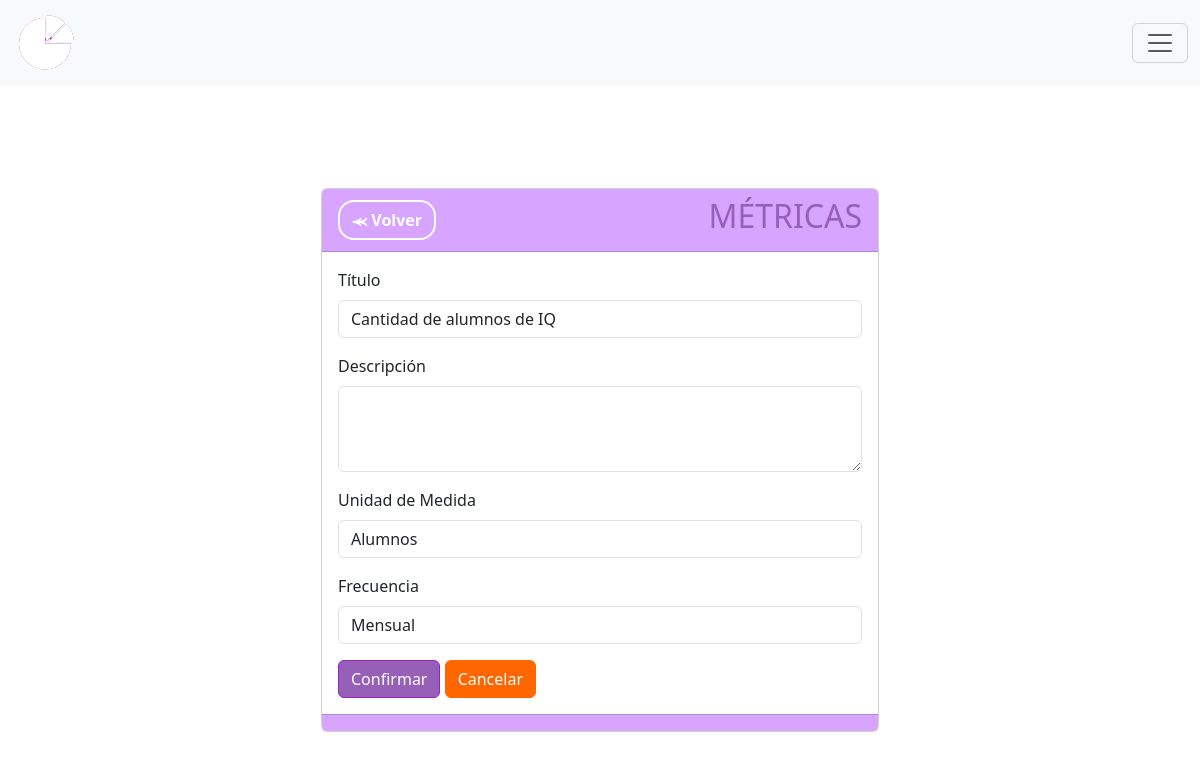
Page /metricas/editar/3 on the committed database.
### MIReApp/models.py (models this page shows, shortened)
class Metrica(models.Model):
    id = models.AutoField(primary_key=True)
    titulo = models.CharField(max_length=100,
                              verbose_name='Título',
                              unique= True,
                              validators= [
                                  RegexValidator(regex= r'^[a-zA-Z\s]*$',
                                                 message="El nombre no puede contener caracteres especiales.",
                                                 code='invalid_nombre')
                              ])
    descripcion = models.TextField(max_length=100, verbose_name='Descripción', blank=True, null=True)  #blank=True y null=True permiten que el campo se envie vacio
    unidad_medida = models.CharField(max_length=100,
                                        verbose_name='Unidad de Medida',
                                        validators= [
                                            RegexValidator(regex= r'^[a-zA-Z\s]*$',
                                                            message="La unidad de medida no puede contener caracteres especiales",
                                                            code='invalid_nombre')
                                        ])
    frecuencia = models.CharField(max_length=10, choices=FRECUENCIAS)
    valor = models.IntegerField(verbose_name='Valor', validators=[MinValueValidator(0, message="El valor no puede ser negativo")], default=0)
    year = models.PositiveIntegerField(verbose_name='Ingrese año:', validators=[validate_year])
    month = models.CharField(max_length=10, verbose_name='Ingrese mes:', choices=MESES, blank=True, null=True)
    semestral = models.CharField(max_length=15, verbose_name='Ingrese semestre:', choices=SEMESTRES, blank=True, null=True,)
    year2 = models.PositiveIntegerField(blank=True, null=True, verbose_name='Segundo año')

### MIReApp/views.py (the view)
# urls.py: path('metricas/editar/<int:id>', views.editar_metricas, name='editar'),
def editar_metricas(request, id):
    metrica = get_object_or_404(Metrica, id=id)
    formulario = MetricaFormEditar(request.POST or None, request.FILES or None, instance=metrica)
    if request.method == 'POST':
        formulario = MetricaFormEditar(request.POST, instance=metrica)
        if formulario.is_valid():
            formulario.save()
        return redirect('metricas')
    else:
        form = MetricaForm(instance = metrica)
    return render(request, 'metricas/editar.html', {'formulario': formulario})

### MIReApp/forms.py
class MetricaFormEditar(forms.ModelForm):
    class Meta:
        model = Metrica
        fields = ['titulo', 'descripcion', 'unidad_medida', 'frecuencia']
        widgets = {
            'descripcion': forms.Textarea(attrs={'cols': 10, 'rows': 3}),
            'titulo': forms.TextInput(attrs={'readonly': 'readonly'}),
            'unidad_medida': forms.TextInput(attrs={'readonly': 'readonly'}),
            'frecuencia': forms.TextInput(attrs={'readonly': 'readonly'}),
        }
    def __init__(self, *args, **kwargs):
        super().__init__(*args, **kwargs)
        for i in self.fields:
            self.fields[i].widget.attrs.update({'class':'form-control'})

### MIReApp/templates/metricas/editar.html (shortened to what this page needs)
{% extends "base.html" %}
{% block contenido %}
<center>
<br>
<br>
<br>
<br>
<div class="card col-md-6" style="text-align: left;">
    <div class="card-header fw-bold" style="background-color: #D7A5FF;color: #fff;">
        <div style="display: flex; justify-content: space-between; align-items: center;">
            <span>
                <a href="{% url 'metricas' %}" class="btn btn-secondary rounded-4 fw-bold" style="background-color: transparent; color: #ffff;border-color: #ffff;border-width: 2px;">⪻ Volver</a>
            </span>
            <span>
                <h2 style="color: #965FB8;">MÉTRICAS</h2>
            </span>
        </div>
    </div>
    <div class="card-body">
        {%  include 'metricas/form.html' %}
    </div>
    <div class="card-footer text-muted" style="background-color: #D7A5FF;"></div>
</div>
</center>
{% endblock %}

### MIReApp/templates/metricas/form.html (shortened to what this page needs)
<form enctype="multipart/form-data" method="post">
  {% for campo in formulario %}
    <div class="mb-3">
      <label for="{{ campo.id_for_label }}" class="form-label">{{ campo.label }}</label>
      {{ campo }}
    </div>
  {% endfor %}
  <input name="" id="" class="btn btn-success" style="background-color: #965FB8; border-color: #a020ba;" type="submit" value="Confirmar">
  <a name="" id="" class="btn btn-success" style="background-color: #f60; border-color: #f60;" href="{% url 'metricas' %}" role="button">Cancelar</a>
</form>

### MIReApp/static/css/base.css (style rules this page uses)
html, body { margin: 0; width: 100%; height: 100%; display: flex; justify-content: center; align-items: center; font-family: 'Dosis', sans-serif; font-weight: 300; -webkit-user-select: none; -moz-user-select: none; -ms-user-select: none; user-select: none; }
h2 { color: #965FB8; }

### rows in the picture
Metrica: formulario "Cantidad de alumnos de IQ" "Alumnos" "Mensual"

### other values in the picture
{{ campo.label }} "Título" "Descripción" "Unidad de Medida" "Frecuencia"
